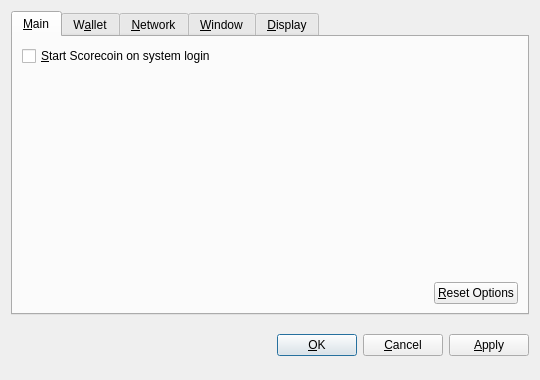
<?xml version="1.0" encoding="UTF-8"?>
<ui version="4.0">
 <class>OptionsDialog</class>
 <widget class="QDialog" name="OptionsDialog">
  <property name="geometry">
   <rect>
    <x>0</x>
    <y>0</y>
    <width>540</width>
    <height>380</height>
   </rect>
  </property>
  <property name="windowTitle">
   <string>Options</string>
  </property>
  <property name="modal">
   <bool>true</bool>
  </property>
  <layout class="QVBoxLayout" name="verticalLayout">
   <item>
    <widget class="QTabWidget" name="tabWidget">
     <property name="tabPosition">
      <enum>QTabWidget::North</enum>
     </property>
     <property name="currentIndex">
      <number>0</number>
     </property>
     <widget class="QWidget" name="tabMain">
      <attribute name="title">
       <string>&amp;Main</string>
      </attribute>
      <layout class="QVBoxLayout" name="verticalLayout_Main">
       <item>
        <widget class="QCheckBox" name="bitcoinAtStartup">
         <property name="toolTip">
          <string>Automatically start Scorecoin after logging in to the system.</string>
         </property>
         <property name="text">
          <string>&amp;Start Scorecoin on system login</string>
         </property>
        </widget>
       </item>
       <item>
        <spacer name="verticalSpacer_Main">
         <property name="orientation">
          <enum>Qt::Vertical</enum>
         </property>
         <property name="sizeHint" stdset="0">
          <size>
           <width>20</width>
           <height>40</height>
          </size>
         </property>
        </spacer>
       </item>
       <item>
        <layout class="QHBoxLayout" name="horizontalLayout_2_Main">
         <item>
          <spacer name="horizontalSpacer_2_Main">
           <property name="orientation">
            <enum>Qt::Horizontal</enum>
           </property>
           <property name="sizeHint" stdset="0">
            <size>
             <width>40</width>
             <height>20</height>
            </size>
           </property>
          </spacer>
         </item>
         <item>
          <widget class="QPushButton" name="resetButton">
           <property name="toolTip">
            <string>Reset all client options to default.</string>
           </property>
           <property name="text">
            <string>&amp;Reset Options</string>
           </property>
           <property name="autoDefault">
            <bool>false</bool>
           </property>
          </widget>
         </item>
        </layout>
       </item>
      </layout>
     </widget>
     <widget class="QWidget" name="tabWallet">
      <attribute name="title">
       <string>W&amp;allet</string>
      </attribute>
      <layout class="QVBoxLayout" name="verticalLayout_Network">
       <item>
        <widget class="QLabel" name="transactionFeeInfoLabel">
         <property name="text">
          <string>Optional transaction fee per kB that helps make sure your transactions are processed quickly. Most transactions are 1 kB.</string>
         </property>
         <property name="textFormat">
          <enum>Qt::PlainText</enum>
         </property>
         <property name="wordWrap">
          <bool>true</bool>
         </property>
        </widget>
       </item>
       <item>
        <layout class="QHBoxLayout" name="horizontalLayout_1_Main">
         <item>
          <widget class="QLabel" name="transactionFeeLabel">
           <property name="text">
            <string>Pay transaction &amp;fee</string>
           </property>
           <property name="textFormat">
            <enum>Qt::PlainText</enum>
           </property>
           <property name="buddy">
            <cstring>transactionFee</cstring>
           </property>
          </widget>
         </item>
         <item>
          <widget class="BitcoinAmountField" name="transactionFee"/>
         </item>
         <item>
          <spacer name="horizontalSpacer_1_Main">
           <property name="orientation">
            <enum>Qt::Horizontal</enum>
           </property>
           <property name="sizeHint" stdset="0">
            <size>
             <width>40</width>
             <height>20</height>
            </size>
           </property>
          </spacer>
         </item>
        </layout>
       </item>
       <item>
        <widget class="QLabel" name="label">
         <property name="text">
          <string>If you disable the spending of unconfirmed change, the change from a transaction cannot be used until that transaction has at least one confirmation. This also affects how your balance is computed.</string>
         </property>
         <property name="wordWrap">
          <bool>true</bool>
         </property>
        </widget>
       </item>
       <item>
        <widget class="QCheckBox" name="spendZeroConfChange">
         <property name="text">
          <string>Spend unconfirmed change  (experts only)</string>
         </property>
        </widget>
       </item>
       <item>
        <spacer name="verticalSpacer">
         <property name="orientation">
          <enum>Qt::Vertical</enum>
         </property>
         <property name="sizeHint" stdset="0">
          <size>
           <width>20</width>
           <height>40</height>
          </size>
         </property>
        </spacer>
       </item>
      </layout>
     </widget>
     <widget class="QWidget" name="tabNetwork">
      <attribute name="title">
       <string>&amp;Network</string>
      </attribute>
      <layout class="QVBoxLayout" name="verticalLayout_Network">
       <item>
        <widget class="QCheckBox" name="mapPortUpnp">
         <property name="toolTip">
          <string>Automatically open the Scorecoin client port on the router. This only works when your router supports UPnP and it is enabled.</string>
         </property>
         <property name="text">
          <string>Map port using &amp;UPnP</string>
         </property>
        </widget>
       </item>
       <item>
        <widget class="QCheckBox" name="connectSocks">
         <property name="toolTip">
          <string>Connect to the Scorecoin network through a SOCKS proxy (e.g. when connecting through Tor).</string>
         </property>
         <property name="text">
          <string>&amp;Connect through SOCKS proxy:</string>
         </property>
        </widget>
       </item>
       <item>
        <layout class="QHBoxLayout" name="horizontalLayout_Network">
         <item>
          <widget class="QLabel" name="proxyIpLabel">
           <property name="text">
            <string>Proxy &amp;IP:</string>
           </property>
           <property name="textFormat">
            <enum>Qt::PlainText</enum>
           </property>
           <property name="buddy">
            <cstring>proxyIp</cstring>
           </property>
          </widget>
         </item>
         <item>
          <widget class="QValidatedLineEdit" name="proxyIp">
           <property name="maximumSize">
            <size>
             <width>140</width>
             <height>16777215</height>
            </size>
           </property>
           <property name="toolTip">
            <string>IP address of the proxy (e.g. 127.0.0.1)</string>
           </property>
          </widget>
         </item>
         <item>
          <widget class="QLabel" name="proxyPortLabel">
           <property name="text">
            <string>&amp;Port:</string>
           </property>
           <property name="textFormat">
            <enum>Qt::PlainText</enum>
           </property>
           <property name="buddy">
            <cstring>proxyPort</cstring>
           </property>
          </widget>
         </item>
         <item>
          <widget class="QLineEdit" name="proxyPort">
           <property name="maximumSize">
            <size>
             <width>55</width>
             <height>16777215</height>
            </size>
           </property>
           <property name="toolTip">
            <string>Port of the proxy (e.g. 9050)</string>
           </property>
          </widget>
         </item>
         <item>
          <widget class="QLabel" name="socksVersionLabel">
           <property name="text">
            <string>SOCKS &amp;Version:</string>
           </property>
           <property name="textFormat">
            <enum>Qt::PlainText</enum>
           </property>
           <property name="buddy">
            <cstring>socksVersion</cstring>
           </property>
          </widget>
         </item>
         <item>
          <widget class="QValueComboBox" name="socksVersion">
           <property name="toolTip">
            <string>SOCKS version of the proxy (e.g. 5)</string>
           </property>
          </widget>
         </item>
         <item>
          <spacer name="horizontalSpacer_Network">
           <property name="orientation">
            <enum>Qt::Horizontal</enum>
           </property>
           <property name="sizeHint" stdset="0">
            <size>
             <width>40</width>
             <height>20</height>
            </size>
           </property>
          </spacer>
         </item>
        </layout>
       </item>
       <item>
        <spacer name="verticalSpacer_Network">
         <property name="orientation">
          <enum>Qt::Vertical</enum>
         </property>
         <property name="sizeHint" stdset="0">
          <size>
           <width>20</width>
           <height>40</height>
          </size>
         </property>
        </spacer>
       </item>
      </layout>
     </widget>
     <widget class="QWidget" name="tabWindow">
      <attribute name="title">
       <string>&amp;Window</string>
      </attribute>
      <layout class="QVBoxLayout" name="verticalLayout_Window">
       <item>
        <widget class="QCheckBox" name="minimizeToTray">
         <property name="toolTip">
          <string>Show only a tray icon after minimizing the window.</string>
         </property>
         <property name="text">
          <string>&amp;Minimize to the tray instead of the taskbar</string>
         </property>
        </widget>
       </item>
       <item>
        <widget class="QCheckBox" name="minimizeOnClose">
         <property name="toolTip">
          <string>Minimize instead of exit the application when the window is closed. When this option is enabled, the application will be closed only after selecting Quit in the menu.</string>
         </property>
         <property name="text">
          <string>M&amp;inimize on close</string>
         </property>
        </widget>
       </item>
       <item>
        <spacer name="verticalSpacer_Window">
         <property name="orientation">
          <enum>Qt::Vertical</enum>
         </property>
         <property name="sizeHint" stdset="0">
          <size>
           <width>20</width>
           <height>40</height>
          </size>
         </property>
        </spacer>
       </item>
      </layout>
     </widget>
     <widget class="QWidget" name="tabDisplay">
      <attribute name="title">
       <string>&amp;Display</string>
      </attribute>
      <layout class="QVBoxLayout" name="verticalLayout_Display">
       <item>
        <layout class="QHBoxLayout" name="horizontalLayout_1_Display">
         <item>
          <widget class="QLabel" name="langLabel">
           <property name="text">
            <string>User Interface &amp;language:</string>
           </property>
           <property name="textFormat">
            <enum>Qt::PlainText</enum>
           </property>
           <property name="buddy">
            <cstring>lang</cstring>
           </property>
          </widget>
         </item>
         <item>
          <widget class="QValueComboBox" name="lang">
           <property name="toolTip">
            <string>The user interface language can be set here. This setting will take effect after restarting Scorecoin.</string>
           </property>
          </widget>
         </item>
        </layout>
       </item>
       <item>
        <layout class="QHBoxLayout" name="horizontalLayout_2_Display">
         <item>
          <widget class="QLabel" name="unitLabel">
           <property name="text">
            <string>&amp;Unit to show amounts in:</string>
           </property>
           <property name="textFormat">
            <enum>Qt::PlainText</enum>
           </property>
           <property name="buddy">
            <cstring>unit</cstring>
           </property>
          </widget>
         </item>
         <item>
          <widget class="QValueComboBox" name="unit">
           <property name="toolTip">
            <string>Choose the default subdivision unit to show in the interface and when sending coins.</string>
           </property>
          </widget>
         </item>
        </layout>
       </item>
       <item>
        <widget class="QCheckBox" name="displayAddresses">
         <property name="toolTip">
          <string>Whether to show Scorecoin addresses in the transaction list or not.</string>
         </property>
         <property name="text">
          <string>&amp;Display addresses in transaction list</string>
         </property>
        </widget>
       </item>
       <item>
        <widget class="QCheckBox" name="coinControlFeatures">
         <property name="toolTip">
          <string>Whether to show coin control features or not.</string>
         </property>
         <property name="text">
          <string>Display coin &amp;control features (experts only!)</string>
         </property>
        </widget>
       </item>
       <item>
        <spacer name="verticalSpacer_Display">
         <property name="orientation">
          <enum>Qt::Vertical</enum>
         </property>
         <property name="sizeHint" stdset="0">
          <size>
           <width>20</width>
           <height>40</height>
          </size>
         </property>
        </spacer>
       </item>
      </layout>
     </widget>
    </widget>
   </item>
   <item>
    <layout class="QHBoxLayout" name="horizontalLayout_Buttons">
     <item>
      <spacer name="horizontalSpacer_1">
       <property name="orientation">
        <enum>Qt::Horizontal</enum>
       </property>
       <property name="sizeHint" stdset="0">
        <size>
         <width>40</width>
         <height>48</height>
        </size>
       </property>
      </spacer>
     </item>
     <item>
      <widget class="QLabel" name="statusLabel">
       <property name="font">
        <font>
         <weight>75</weight>
         <bold>true</bold>
        </font>
       </property>
       <property name="text">
        <string/>
       </property>
       <property name="textFormat">
        <enum>Qt::PlainText</enum>
       </property>
       <property name="wordWrap">
        <bool>true</bool>
       </property>
      </widget>
     </item>
     <item>
      <spacer name="horizontalSpacer_2">
       <property name="orientation">
        <enum>Qt::Horizontal</enum>
       </property>
       <property name="sizeHint" stdset="0">
        <size>
         <width>40</width>
         <height>48</height>
        </size>
       </property>
      </spacer>
     </item>
     <item>
      <widget class="QPushButton" name="okButton">
       <property name="text">
        <string>&amp;OK</string>
       </property>
      </widget>
     </item>
     <item>
      <widget class="QPushButton" name="cancelButton">
       <property name="text">
        <string>&amp;Cancel</string>
       </property>
       <property name="autoDefault">
        <bool>false</bool>
       </property>
      </widget>
     </item>
     <item>
      <widget class="QPushButton" name="applyButton">
       <property name="text">
        <string>&amp;Apply</string>
       </property>
       <property name="autoDefault">
        <bool>false</bool>
       </property>
      </widget>
     </item>
    </layout>
   </item>
  </layout>
 </widget>
 <customwidgets>
  <customwidget>
   <class>BitcoinAmountField</class>
   <extends>QSpinBox</extends>
   <header>bitcoinamountfield.h</header>
  </customwidget>
  <customwidget>
   <class>QValueComboBox</class>
   <extends>QComboBox</extends>
   <header>qvaluecombobox.h</header>
  </customwidget>
  <customwidget>
   <class>QValidatedLineEdit</class>
   <extends>QLineEdit</extends>
   <header>qvalidatedlineedit.h</header>
  </customwidget>
 </customwidgets>
 <resources/>
 <connections/>
</ui>
